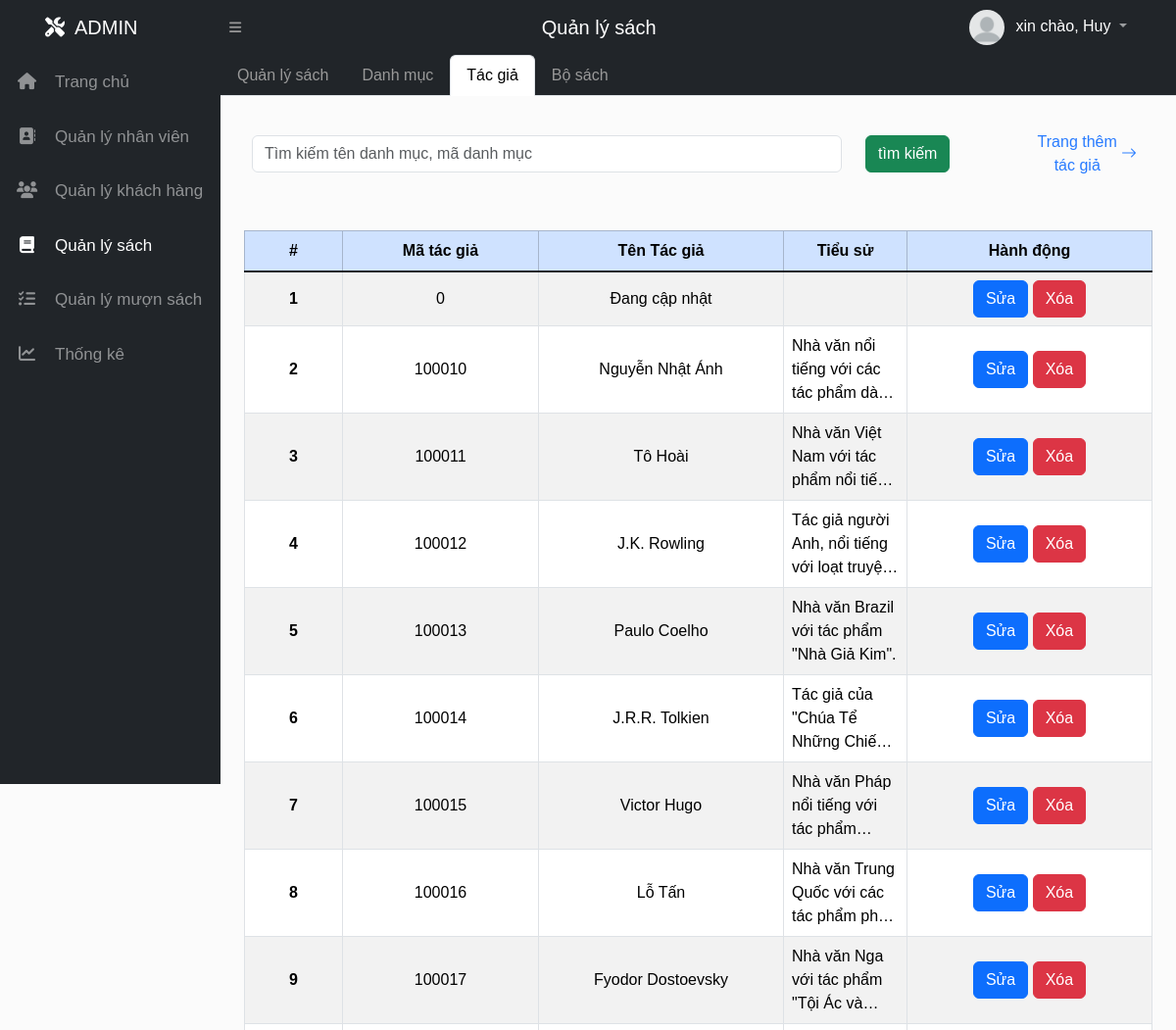
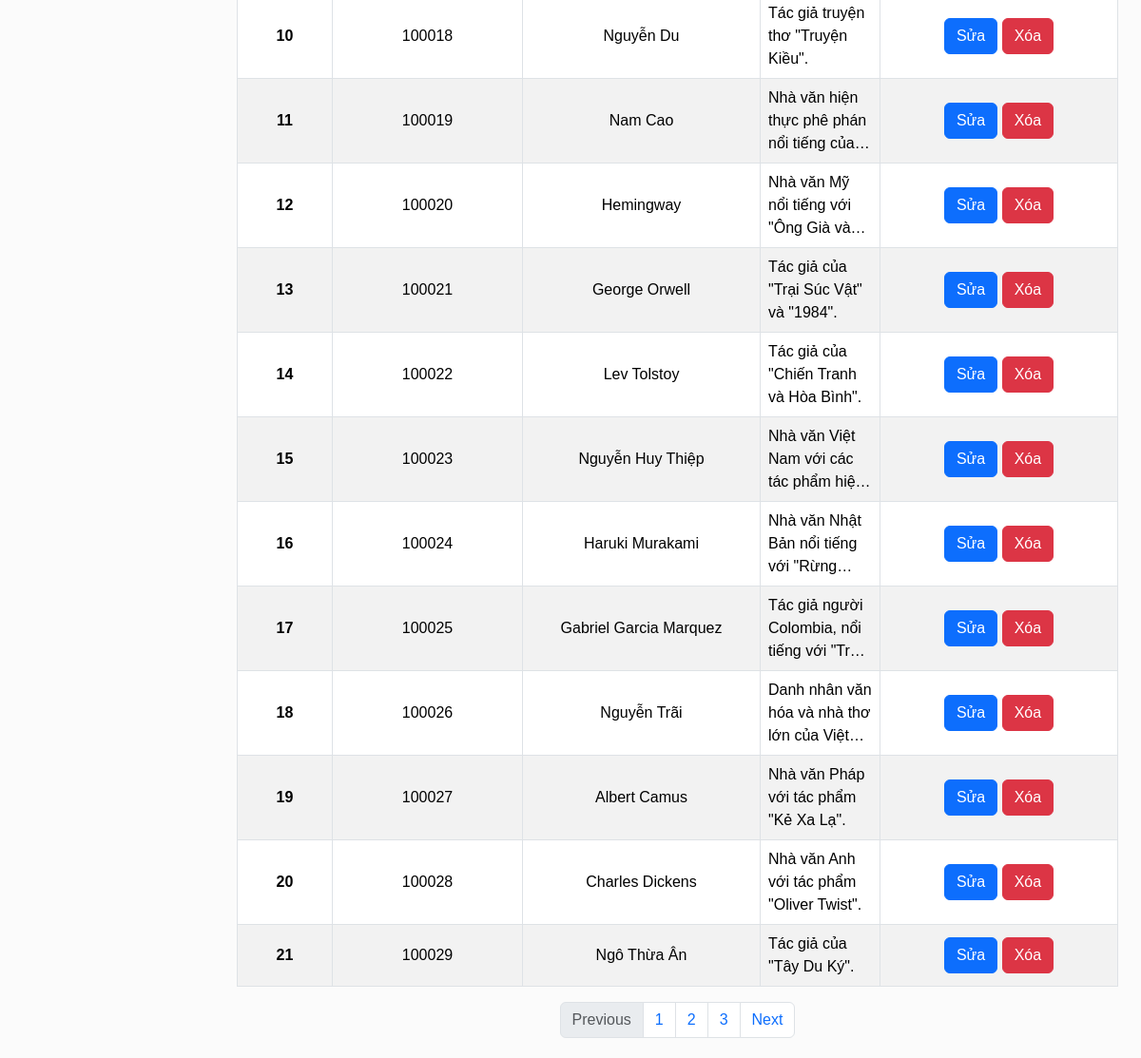
Page /Admin/ql_sach/tacgia (signed in) on the committed database (2 pictures, top to bottom).
### tables this page shows
CREATE TABLE `tacgia` (
  `MaTacGia` int(11) NOT NULL AUTO_INCREMENT,
  `TenTacGia` varchar(255) DEFAULT NULL,
  `TieuSu` text DEFAULT NULL,
  `CreatedAt` datetime DEFAULT current_timestamp(),
  `UpdatedAt` datetime DEFAULT current_timestamp() ON UPDATE current_timestamp(),
  PRIMARY KEY (`MaTacGia`)
);

### View/Admin/index.php (called while the page is built, shortened)
<?php
    include('../../config.php');
    if (isset($_GET['mod'])) {
        switch ($_GET['mod']) {
            case 'ql_sach':
                $ctrl_name = "c_ad_ql_sach";
                break;
        }
        include_once '../../controller/c_admin/'.$ctrl_name.'.php';
    } else{
        header('Location: ?mod=home&act=home');
    }
?>

### config.php (called while the page is built, shortened)
<?php
  $base_url_admin = '/do_an_quanlythuvien/Admin/';
?>

### Model/library.php (called while the page is built, shortened)
<?php
    function connectdb(){
        $servername = "localhost";
        $username   = "root";
        $password   = "";
        $dbname     = "ql_thuvien";
        $conn   = mysqli_connect($servername, $username, $password, $dbname);
        return $conn;
    }
    function get_all($sql) {
        $conn = connectdb();
        $list = [];
        $result = mysqli_query($conn, $sql);
        while ($row = mysqli_fetch_assoc($result)){
            array_push($list, $row);
        }
        return $list;
    }
?>

### Model/m_admin/m_ad_ql_sach.php (called while the page is built, shortened)
<?php
include "../../Model/library.php";
    function get_All_TacGia(){
        return get_all("SELECT * FROM tacgia ");
    }

### View/Admin/home/quanlysach/tacgia/xemtacgia.php (the view, shortened to what this page needs)
<div class="container-fluid px-4 radius-5px">
    <div class="row my-4 justify-content-center boxsearch items-center">
        <div class="col-md-8 pl20">
            <input class="form-control" type="text"
                placeholder="Tìm kiếm tên danh mục, mã danh mục">
        </div>
        <div class="col-md-2">
            <button class="btn btn-success">tìm kiếm</button>
        </div>
        <div class="col-md-2">
            <a href="<?=$base_url_admin?>ql_sach/themtg" class="btn btn_custom_arrow_right float-end">Trang thêm tác giả<i class="bi bi-arrow-right"></i></a>
        </div>
    </div>
    <div class="row">
        <div class="col table-responsive">
            <table class="table table-hover mt-4 table-fixed table-striped table-bordered text-center">
                <thead class="thead-dark">
                    <tr class="table-primary">
                        <th class="col-stt" scope="col" >#</th>
                        <th class="col-matg"scope="col">Mã tác giả</th>
                        <th class="col-tentg" scope="col" >Tên Tác giả</th>
                        <th scope="col" >Tiểu sử</th>
                        <th class="col-tentg"scope="col">Hành động</th>
                    </tr>
                </thead>
                <tbody class="table-group-divider">
                <?php $stt = 1;
                    foreach($tacgia_view as $tacgia_view):
                ?>
                    <tr onclick="window.location.href='<?=$base_url_admin?>ql_sach/update_TacGia/<?=$tacgia_view['MaTacGia']?>'">
                        <th scope="row"><?= $stt ?></th>
                        <td><?= $tacgia_view["MaTacGia"] ?></td>
                        <td style="max-width: 100px;"><div class="hang1_table" ><?= $tacgia_view["TenTacGia"] ?></div></td>
                        <td > <div class="truncate-fixed-height text-lg-start" style="max-width: 450px;"> <?=$tacgia_view["TieuSu"] ?> </div></td>
                        <td>
                            <a href='<?=$base_url_admin?>ql_sach/update_TacGia/<?=$tacgia_view['MaTacGia']?>?edit=true' class="btn btn-primary" onclick="event.stopPropagation();">Sửa</a>
                            <a class="btn btn-danger" data-bs-toggle="modal" data-bs-target="#actionModal" data-action="xoa" data-item="<?=$name?>" data-id="<?=$tacgia_view['MaTacGia']?>" onclick="event.stopPropagation()">Xóa</a>
                        </td>
                    </tr>
                    <?php $stt++; endforeach; ?>
                </tbody>
            </table>
            <nav aria-label="Page navigation example">
                <ul class="pagination justify-content-center">
                    <li class="page-item disabled">
                        <a class="page-link" href="#" tabindex="-1"
                            aria-disabled="true">Previous</a>
                    </li>
                    <li class="page-item"><a class="page-link" href="#">1</a></li>
                    <li class="page-item"><a class="page-link" href="#">2</a></li>
                    <li class="page-item"><a class="page-link" href="#">3</a></li>
                    <li class="page-item">
                        <a class="page-link" href="#">Next</a>
                    </li>
                </ul>
            </nav>
        </div>
    </div>

### Assets/css/admin.css (style rules this page uses)
* { margin: 0; padding: 0; box-sizing: border-box; }
*, *::before, *::after { box-sizing: border-box; }
a { text-decoration: none; }
body { font-family: Arial, sans-serif; background-color: #e2e2e21f; justify-content: space-between; }
div { display: block; unicode-bidi: isolate; }
:root { --blue: #287bff; --white: #fff; --grey: #f5f5f5; --black1: #222; --black2: #999; --color-white: #fff; --color-header: #212529; --color-background-cursor: #444; --color-btn: #71be34; }
.px-4 { padding-right: 1.5rem !important; padding-left: 1.5rem !important; }
.container-fluid { padding: 5px; position: relative; width: 100%; border-radius: 5px; }
.table th, .table td { vertical-align: middle; word-wrap: break-word; }
input[type="text"], input[list] { -webkit-appearance: none; -moz-appearance: none; appearance: none; }
.table-fixed { table-layout: fixed; width: 100%; }
.truncate-fixed-height { max-height: 80px; line-height: 1.5em; overflow: hidden; display: -webkit-box; -webkit-box-orient: vertical; text-overflow: ellipsis; -webkit-line-clamp: 3; }
.hang1_table { white-space: nowrap; overflow: hidden; text-overflow: ellipsis; }
.container-fluid.px-4 { min-height: 87vh; overflow-y: auto; overflow-x: hidden; padding-right: 15px; }
.btn_custom_arrow_right { color: #287bff !important; margin-left: 5px; transform: translateX(0); transition: transform 0.3s ease; display: flex; align-items: center; border: none; }
.btn_custom_arrow_left i,.btn_custom_arrow_right i { margin: 0 4px; }
@media (min-width: 941px) { .col-stt { width: 100px; overflow: hidden; text-overflow: ellipsis; white-space: nowrap; } }
@media (min-width: 941px) { .col-matg { width: 200px; } }
@media (min-width: 941px) { .col-tentg { width: 250px; overflow: hidden; text-overflow: ellipsis; white-space: nowrap; } }

### Assets/css/style.css (style rules this page uses)
.pl20 { padding-left: 20px; }
.radius-5px { border-radius: 5px; }
.items-center { align-items: center; }

### rows in the picture
tacgia: MaTacGia "0", TenTacGia "Đang cập nhật"
tacgia: MaTacGia "100010", TenTacGia "Nguyễn Nhật Ánh", TieuSu "Nhà văn nổi tiếng với các tác phẩm…"
tacgia: MaTacGia "100011", TenTacGia "Tô Hoài", TieuSu "Nhà văn Việt Nam với tác phẩm nổi…"
tacgia: MaTacGia "100012", TenTacGia "J.K. Rowling", TieuSu "Tác giả người Anh, nổi tiếng với loạt…"
tacgia: MaTacGia "100013", TenTacGia "Paulo Coelho", TieuSu "Nhà văn Brazil với tác phẩm \"Nhà Giả Kim\"."
tacgia: MaTacGia "100014", TenTacGia "J.R.R. Tolkien", TieuSu "Tác giả của \"Chúa Tể Những…"
tacgia: MaTacGia "100015", TenTacGia "Victor Hugo", TieuSu "Nhà văn Pháp nổi tiếng với tác…"
tacgia: MaTacGia "100016", TenTacGia "Lỗ Tấn", TieuSu "Nhà văn Trung Quốc với các tác phẩm…"
tacgia: MaTacGia "100017", TenTacGia "Fyodor Dostoevsky", TieuSu "Nhà văn Nga với tác phẩm \"Tội Ác…"
tacgia: MaTacGia "100018", TenTacGia "Nguyễn Du", TieuSu "Tác giả truyện thơ \"Truyện Kiều\"."
tacgia: MaTacGia "100019", TenTacGia "Nam Cao", TieuSu "Nhà văn hiện thực phê phán nổi tiếng…"
tacgia: MaTacGia "100020", TenTacGia "Hemingway", TieuSu "Nhà văn Mỹ nổi tiếng với \"Ông Già…"
tacgia: MaTacGia "100021", TenTacGia "George Orwell", TieuSu "Tác giả của \"Trại Súc Vật\" và \"1984\"."
tacgia: MaTacGia "100022", TenTacGia "Lev Tolstoy", TieuSu "Tác giả của \"Chiến Tranh và Hòa Bình\"."
tacgia: MaTacGia "100023", TenTacGia "Nguyễn Huy Thiệp", TieuSu "Nhà văn Việt Nam với các tác phẩm…"
tacgia: MaTacGia "100024", TenTacGia "Haruki Murakami", TieuSu "Nhà văn Nhật Bản nổi tiếng với…"
tacgia: MaTacGia "100025", TenTacGia "Gabriel Garcia Marquez", TieuSu "Tác giả người Colombia, nổi tiếng với…"
tacgia: MaTacGia "100026", TenTacGia "Nguyễn Trãi", TieuSu "Danh nhân văn hóa và nhà thơ lớn của…"
tacgia: MaTacGia "100027", TenTacGia "Albert Camus", TieuSu "Nhà văn Pháp với tác phẩm \"Kẻ Xa Lạ\"."
tacgia: MaTacGia "100028", TenTacGia "Charles Dickens", TieuSu "Nhà văn Anh với tác phẩm \"Oliver Twist\"."
tacgia: MaTacGia "100029", TenTacGia "Ngô Thừa Ân", TieuSu "Tác giả của \"Tây Du Ký\"."

### other values in the picture
$title_bar "Quản lý sách"
$_SESSION['last_name_user'] "Huy"
